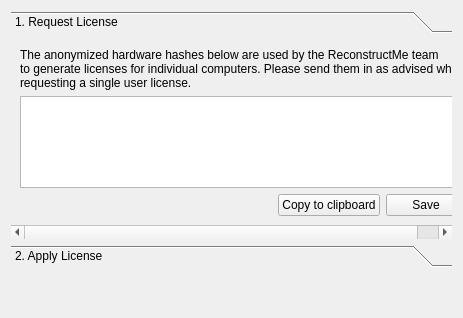
<?xml version="1.0" encoding="UTF-8"?>
<ui version="4.0">
 <class>hardware_key_dialog</class>
 <widget class="QWidget" name="hardware_key_dialog">
  <property name="geometry">
   <rect>
    <x>0</x>
    <y>0</y>
    <width>463</width>
    <height>318</height>
   </rect>
  </property>
  <property name="windowTitle">
   <string>ReconstructMe - Licensing</string>
  </property>
  <layout class="QGridLayout" name="gridLayout">
   <item row="1" column="0">
    <widget class="QToolBox" name="toolBox">
     <property name="frameShape">
      <enum>QFrame::NoFrame</enum>
     </property>
     <property name="frameShadow">
      <enum>QFrame::Plain</enum>
     </property>
     <property name="currentIndex">
      <number>0</number>
     </property>
     <widget class="QWidget" name="page">
      <property name="geometry">
       <rect>
        <x>0</x>
        <y>0</y>
        <width>445</width>
        <height>200</height>
       </rect>
      </property>
      <attribute name="label">
       <string>1. Request License</string>
      </attribute>
      <layout class="QGridLayout" name="gridLayout_5">
       <item row="1" column="0">
        <layout class="QVBoxLayout" name="verticalLayout">
         <item>
          <widget class="QLabel" name="label">
           <property name="sizePolicy">
            <sizepolicy hsizetype="Preferred" vsizetype="Expanding">
             <horstretch>0</horstretch>
             <verstretch>0</verstretch>
            </sizepolicy>
           </property>
           <property name="text">
            <string>The anonymized hardware hashes below are used by the ReconstructMe team
to generate licenses for individual computers. Please send them in as advised when
requesting a single user license.</string>
           </property>
          </widget>
         </item>
         <item>
          <widget class="QTextEdit" name="hw_key_te">
           <property name="enabled">
            <bool>true</bool>
           </property>
           <property name="font">
            <font>
             <family>Courier New</family>
             <pointsize>8</pointsize>
             <kerning>false</kerning>
            </font>
           </property>
           <property name="readOnly">
            <bool>true</bool>
           </property>
          </widget>
         </item>
         <item>
          <layout class="QHBoxLayout" name="horizontalLayout">
           <item>
            <spacer name="horizontalSpacer">
             <property name="orientation">
              <enum>Qt::Horizontal</enum>
             </property>
             <property name="sizeHint" stdset="0">
              <size>
               <width>40</width>
               <height>20</height>
              </size>
             </property>
            </spacer>
           </item>
           <item>
            <widget class="QPushButton" name="cp_clipboard_btn">
             <property name="text">
              <string>Copy to clipboard</string>
             </property>
            </widget>
           </item>
           <item>
            <widget class="QPushButton" name="save_btn">
             <property name="text">
              <string>Save</string>
             </property>
            </widget>
           </item>
          </layout>
         </item>
        </layout>
       </item>
      </layout>
     </widget>
     <widget class="QWidget" name="page_2">
      <property name="geometry">
       <rect>
        <x>0</x>
        <y>0</y>
        <width>217</width>
        <height>78</height>
       </rect>
      </property>
      <attribute name="label">
       <string>2. Apply License</string>
      </attribute>
      <layout class="QGridLayout" name="gridLayout_6">
       <item row="1" column="0">
        <layout class="QGridLayout" name="gridLayout_3">
         <item row="0" column="1" rowspan="2">
          <widget class="QLineEdit" name="le_license"/>
         </item>
         <item row="0" column="0" rowspan="2">
          <widget class="QLabel" name="label_2">
           <property name="text">
            <string>License Path</string>
           </property>
          </widget>
         </item>
         <item row="0" column="2" rowspan="2">
          <widget class="QPushButton" name="pb_browse">
           <property name="text">
            <string>Browse</string>
           </property>
          </widget>
         </item>
         <item row="2" column="2" rowspan="2">
          <widget class="QPushButton" name="pb_apply">
           <property name="text">
            <string>Apply License</string>
           </property>
          </widget>
         </item>
        </layout>
       </item>
       <item row="2" column="0">
        <spacer name="verticalSpacer">
         <property name="orientation">
          <enum>Qt::Vertical</enum>
         </property>
         <property name="sizeHint" stdset="0">
          <size>
           <width>20</width>
           <height>40</height>
          </size>
         </property>
        </spacer>
       </item>
      </layout>
     </widget>
    </widget>
   </item>
   <item row="2" column="0">
    <spacer name="verticalSpacer_2">
     <property name="orientation">
      <enum>Qt::Vertical</enum>
     </property>
     <property name="sizeType">
      <enum>QSizePolicy::MinimumExpanding</enum>
     </property>
     <property name="sizeHint" stdset="0">
      <size>
       <width>20</width>
       <height>40</height>
      </size>
     </property>
    </spacer>
   </item>
  </layout>
 </widget>
 <resources/>
 <connections/>
</ui>
